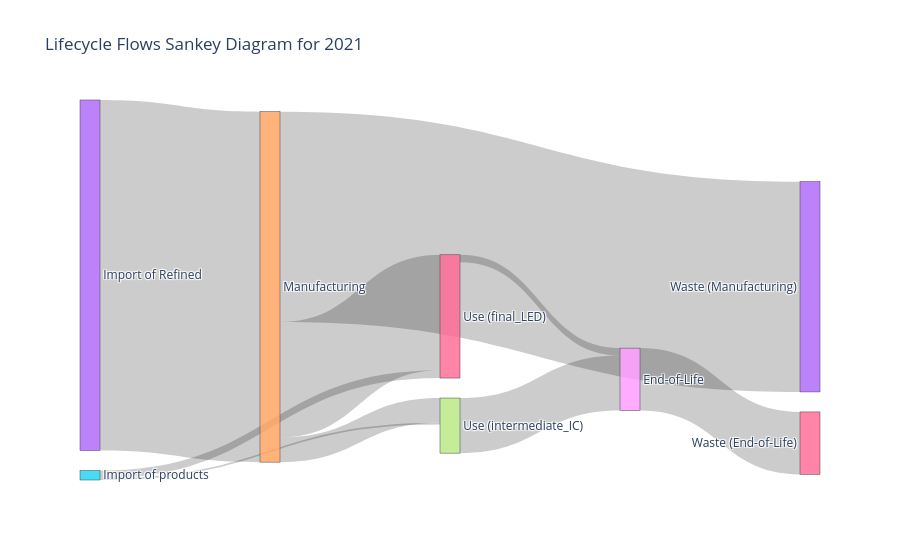

Notebook code cell kept with this figure:
### Code cell
add_normal_survival_curve_to_all_products(product_info)

# visualize_lifecycle_stages(lifecycle_stages_names)

##############################################################################
### Phase A ### Historical assembly
### Step 1 ### Per-product import use-phase inflows (Ga mass), historical.
import_inflows = {
    prod: translate_to_Ga_MI(
        build_imp_exp_table(eurostat_df, info["product"]),
        info["material_intensity_Ga"],
    )
    for prod, info in product_info.items()
}

plot_imp_exp_table(
    import_inflows["intermediate_IC"], display_product_name="Intermediate IC"
)
plot_imp_exp_table(import_inflows["final_LED"], display_product_name="Final LED")


### Step 2 ### Domestic use-phase inflow from raw gallium imports (single, non-product-specific).
domestic_use_inflow, raw_imp_exp = calculate_domestic_use_inflow(
    eurostat_df, raw_material_info["raw_Ga"], lifecycle_stages_names
)

plot_imp_exp_table(
    raw_imp_exp, display_product_name="Domestic Use Inflow (from raw Ga)"
)

### Step 3 ### Use-phase split between product categories, derived from import inflows.
split_df = calculate_use_phase_split(import_inflows)

### Step 4 ### Apply that split to the domestic inflow (override_split=... for scenarios).
domestic_inflows = apply_use_phase_split(domestic_use_inflow, split_df)

### Step 5 ### Combine import + domestic inflows and compute the import-split time-series.
total_inflows, import_split = combine_use_inflows(import_inflows, domestic_inflows)

# Inspect the historical assembly
print("Use-phase split between products (import-derived):")
display(split_df.round(3))
print("Import split (fraction of total use-phase inflow that is imported):")
display(pd.DataFrame(import_split).round(3))

##############################################################################
### Phase B ### Step 6: projection + dynamic MFA + lifecycle, with scenario knobs.

### Scenarios (scalar OR a per-year pd.Series) ###
# Knob 1: fraction of Manufacturing's inflow that is imported refined gallium.
#         Default 1.0 => no EU mining.
raw_import_fraction = 1.0
# Knob 2: fraction of Use's inflow that is imported finished products, per product.
#         None => use the computed import split from step 5.
#         {product: scalar_or_series} to override for scenarios.
product_import_override = None
# Knob 3: future development (BAU growth rate) of each product's use-phase inflow.
#         Scalar applied to all products, or a dict {product: growth_rate}.
product_growth = 0.0

lifecycle_frames = []
mfa_systems = {}
for prod, info in product_info.items():
    # Knob 3: project the combined historical inflow into the future (stable BAU by default)
    growth = (
        product_growth[prod] if isinstance(product_growth, dict) else product_growth
    )
    inflow_proj = add_future_BAU_projection(total_inflows[prod], growth_rate=growth)

    # Dynamic MFA
    mfa = calculate_flow_driven_MFA(
        inflow_proj,
        show_output=False,
        survival_curve_parameters=info["survival_curve_parameters"],
    )
    mfa_systems[prod] = mfa
    years = mfa.index  # historical + projected

    # Knob 1: raw-Ga import fraction -> Manufacturing (time-series aligned to MFA years)
    lifecycle_stages_names[4]["import_share"] = build_import_fraction_series(
        raw_import_fraction, years
    )
    # Knob 2: product import fraction -> Use (computed split, or scenario override),
    #         extended over the projected years by the same alignment helper.
    prod_import_fraction = (
        product_import_override[prod]
        if isinstance(product_import_override, dict)
        else import_split[prod]
    )
    lifecycle_stages_names[6]["import_share"] = build_import_fraction_series(
        prod_import_fraction, years
    )

    lf = calculate_lifecycle_flows(
        mfa, lifecycle_stages_names, use_phase_stage_number=use_phase_stage_number
    )
    lf["product"] = prod
    lifecycle_frames.append(lf)

# Per-product lifecycle flows (keeps the product split for the Sankey).
lifecycle_flows_df = pd.concat(lifecycle_frames, ignore_index=True)
display(lifecycle_flows_df)

# Plot for the year of 2021, showing the flow splits between lifecycle stages
# (aggregated across all product categories).
lifecycle_flows_agg = combine_lifecycle_flows(lifecycle_flows_df)
plot_lifecycle_flows_barplot(
    lifecycle_flows_agg[lifecycle_flows_agg["year"] == 2021],
    year=2021,
)

# Sankey: shared upstream and End-of-Life, split only at the Use stage.
plot_sankey_lifecycle_flows(
    lifecycle_flows_df,
    year=2021,
    split_stage=use_phase_stage_number,
    plot_waste_per_stage=True,
)

### Figure 1 — Plotly figure (JSON) as saved in the notebook; plotly's stock layout.template omitted (floating-point values rounded to 4 significant figures)
{"data": [{"arrangement": "snap", "link": {"source": [3, 4, 5, 7, 4, 5, 6, 4, 8], "target": [4, 7, 7, 8, 6, 6, 8, 13, 16], "value": [36877, 2606.0, 177.0, 5799.0, 12140.0, 824.7, 773.6, 22130.0, 6573.0]}, "node": {"label": ["mining", "smelting", "Refining", "Import of Refined", "Manufacturing", "Import of products", "Use (final_LED)", "Use (intermediate_IC)", "End-of-Life", "Waste (mining)", "Waste (smelting)", "Waste (Refining)", "Waste (Import of Refined)", "Waste (Manufacturing)", "Waste (Import of products)", "Waste (Use)", "Waste (End-of-Life)"], "pad": 20, "thickness": 20}, "type": "sankey"}], "layout": {"font": {"size": 12}, "title": {"text": "Lifecycle Flows Sankey Diagram for 2021"}}}
